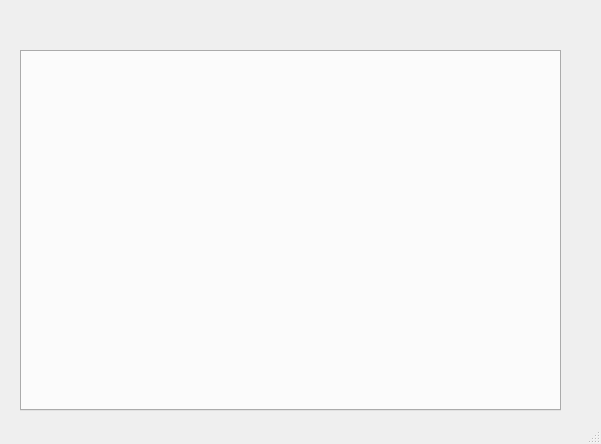
<?xml version="1.0" encoding="UTF-8"?>
<ui version="4.0">
 <class>MainApp</class>
 <widget class="QMainWindow" name="MainApp">
  <property name="geometry">
   <rect>
    <x>0</x>
    <y>0</y>
    <width>601</width>
    <height>444</height>
   </rect>
  </property>
  <property name="windowTitle">
   <string>HealthReprot</string>
  </property>
  <widget class="QWidget" name="centralwidget">
   <widget class="QTabWidget" name="m_tabWidgetTotal">
    <property name="geometry">
     <rect>
      <x>20</x>
      <y>50</y>
      <width>541</width>
      <height>361</height>
     </rect>
    </property>
    <property name="minimumSize">
     <size>
      <width>0</width>
      <height>0</height>
     </size>
    </property>
    <property name="maximumSize">
     <size>
      <width>16777215</width>
      <height>16777215</height>
     </size>
    </property>
    <property name="currentIndex">
     <number>-1</number>
    </property>
   </widget>
  </widget>
  <widget class="QStatusBar" name="statusbar"/>
 </widget>
 <resources/>
 <connections/>
</ui>
